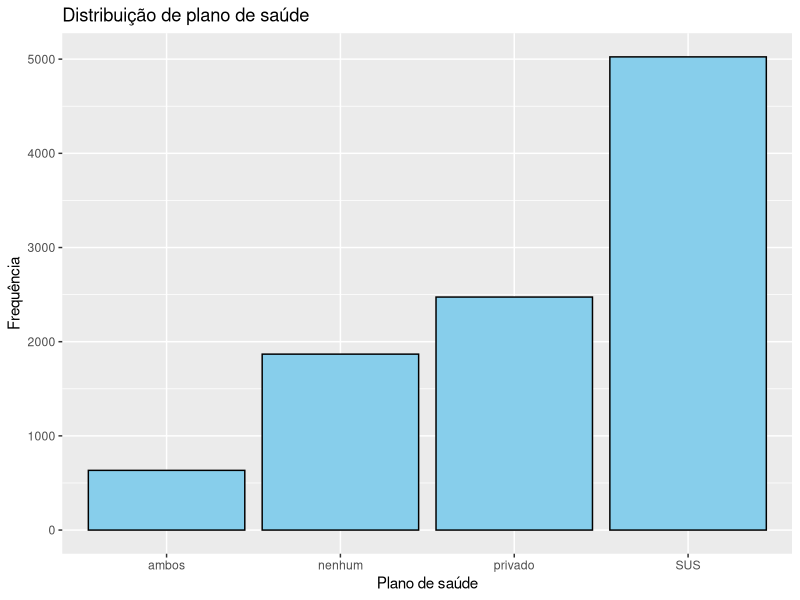
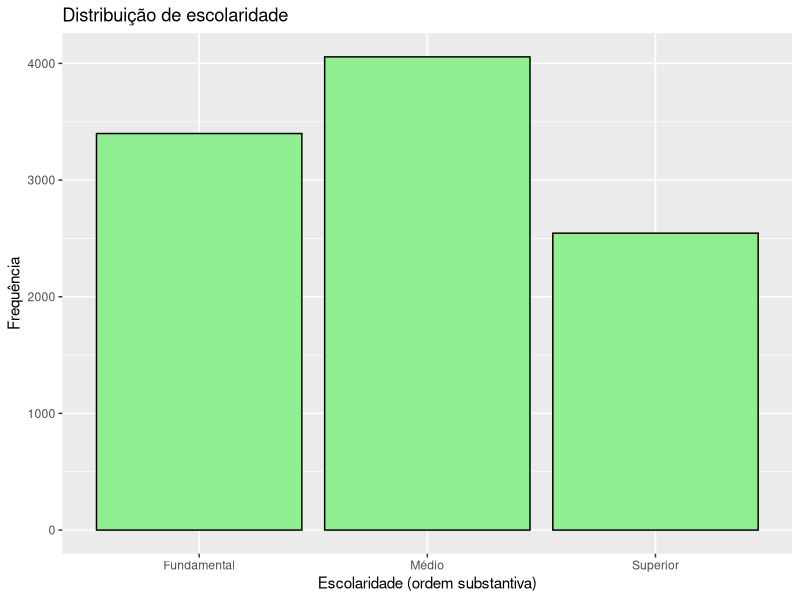
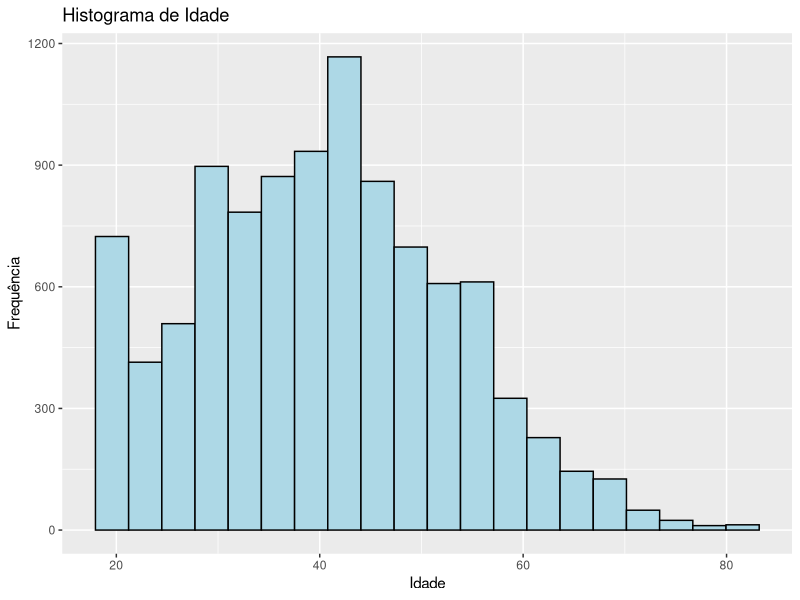
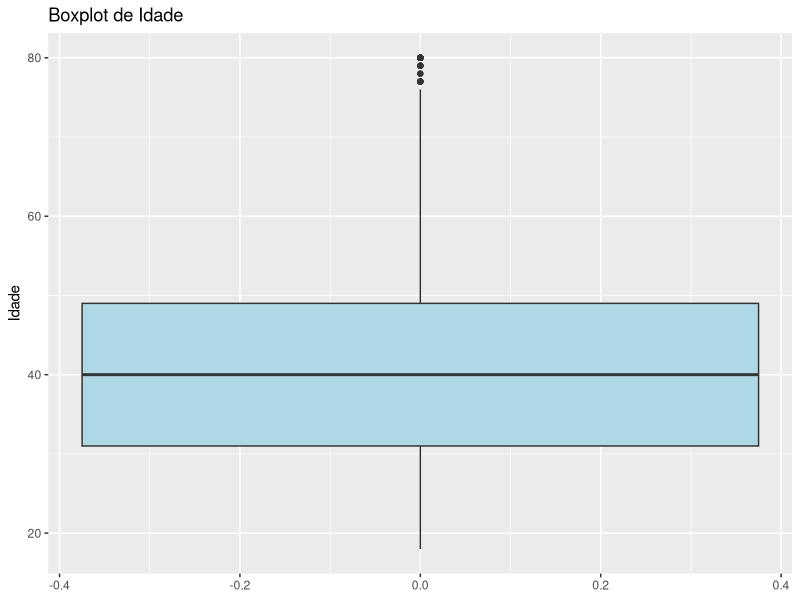
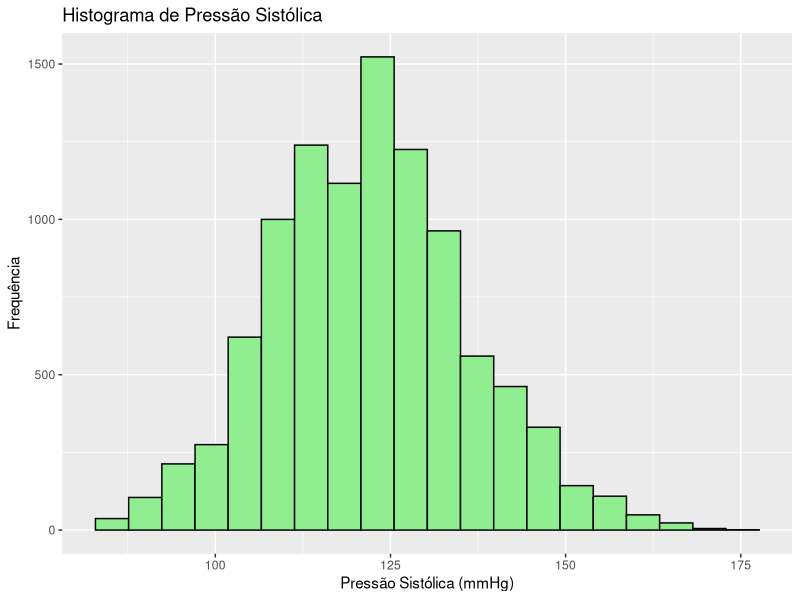
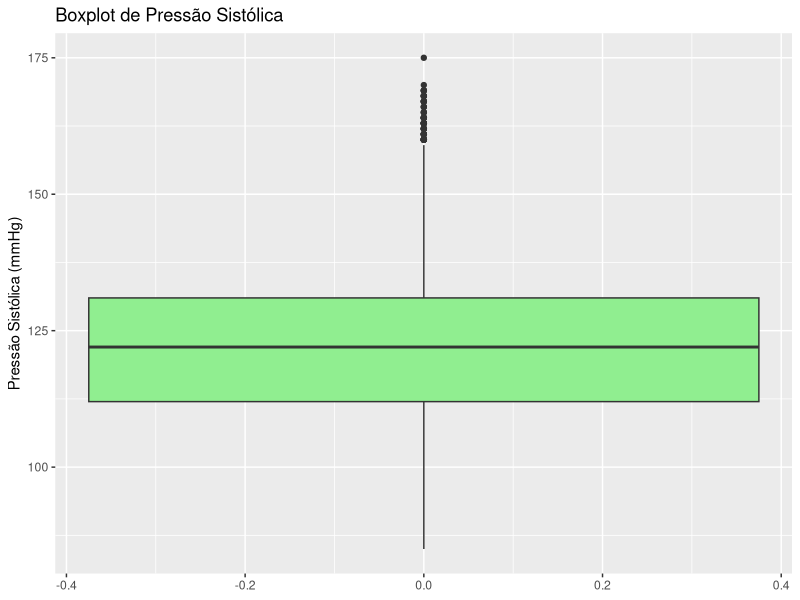
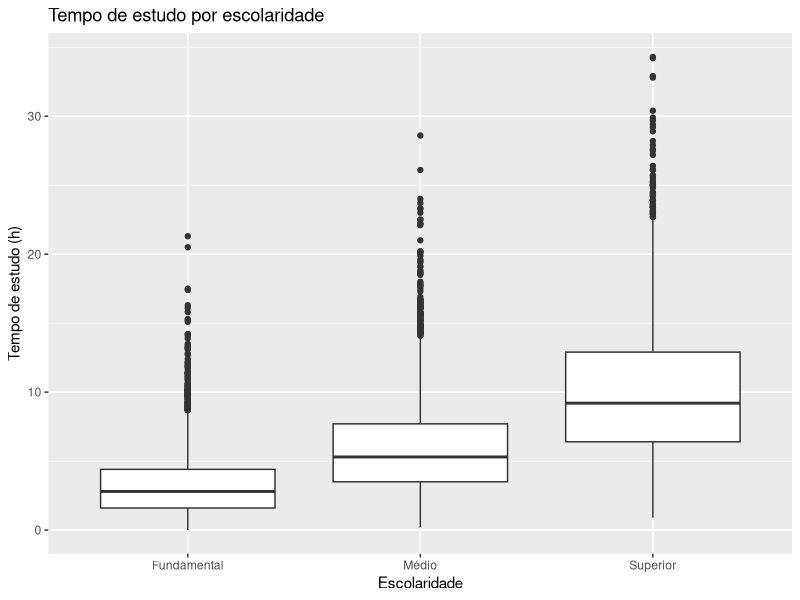
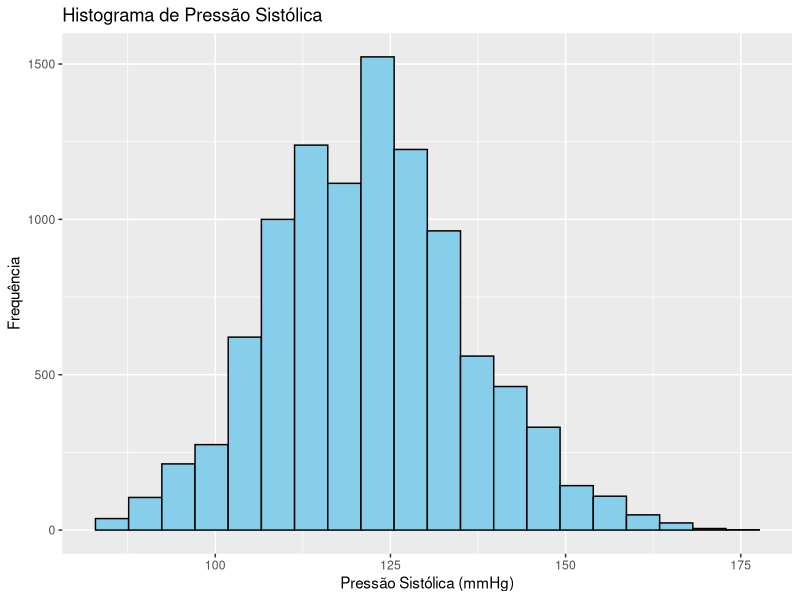

Reproduce these figures in R, in order.
## ---- chunk 1
knitr::opts_chunk$set(echo = TRUE)
## ---- chunk 2
# Instalação (só precisa rodar uma vez)


# Carregamento (sempre que abrir o R)
library(tidyverse)
library(readr)
library(ggplot2)
library(dplyr) # para usar count()

options(scipen = 999) # evita notação científica

# Lê o arquivo educ_saude.csv que está dentro da subpasta "data"
dados <- read_csv("data/educ_saude.csv")

# Estrutura geral: nº de linhas/colunas e tipo de cada variável
glimpse(dados)

# Estatísticas descritivas básicas
summary(dados)

# Número de linhas e colunas
nrow(dados)  # total de linhas (observações)
ncol(dados)  # total de colunas (variáveis)

# Classes das variáveis
str(dados)

# Verificação de valores ausentes (NA)
sum(is.na(dados))       # total de NA na base
colSums(is.na(dados))   # total de NA por coluna
## ---- chunk 3
dados <- dados |>
  mutate(
    sexo         = factor(sexo),                # qualitativa nominal (categorias F/M sem ordem)
    rede_escolar = factor(rede_escolar),        # qualitativa nominal (pública/privada sem hierarquia)
    plano_saude  = factor(plano_saude),         # qualitativa nominal (SUS/privado/ambos/nenhum)
    diagnostico  = factor(diagnostico),         # qualitativa nominal ("sem", "HAS", "DM", "outros")
    escolaridade = factor(escolaridade,
                          levels = c("Fundamental","Médio","Superior"),
                          ordered = TRUE)       # qualitativa ordinal (há hierarquia entre níveis)
  )

# Tabela de classificação teórica
dfl <- data.frame(
  variavel=c("id","sexo","escolaridade","anos_estudo","rede_escolar","municipio","UF",
             "idade","faltas_esc","tempo_estudo_h","pressao_sistolica","diagnostico","plano_saude"),
  tipoteorico=c("nominal","nominal","ordinal","discreta","nominal","nominal","nominal",
                "contínua","discreta","contínua","contínua","nominal","nominal"),
  stringsAsFactors=FALSE
)

dfl

# Conferência da estrutura
str(dados)
glimpse(dados)
## ---- chunk 4
# Frequências absolutas e relativas do plano de saúde
tab_plano <- table(dados$plano_saude)
prop_plano <- prop.table(tab_plano)
cbind(FA = tab_plano, FR = round(100 * prop_plano, 1))
## ---- chunk 5
dados |>
  count(plano_saude) |>
  ggplot(aes(x = plano_saude, y = n)) +
  geom_col(fill = "skyblue", color = "black") +
  labs(x = "Plano de saúde", y = "Frequência",
       title = "Distribuição de plano de saúde")
## ---- chunk 6
dados |>
  count(escolaridade) |>
  ggplot(aes(x = escolaridade, y = n)) +
  geom_col(fill = "lightgreen", color = "black") +
  labs(x = "Escolaridade (ordem substantiva)", y = "Frequência",
       title = "Distribuição de escolaridade")
## ---- chunk 7
# Resumo para idade
sumario_idade <- dados |>
  summarise(
    n = sum(!is.na(idade)),
    media = mean(idade, na.rm = TRUE),
    mediana= median(idade, na.rm = TRUE),
    min = min(idade, na.rm = TRUE),
    max = max(idade, na.rm = TRUE),
    dp  = sd(idade, na.rm = TRUE)
  )
sumario_idade

# Resumo para pressão sistólica
sumario_pressao <- dados |>
  summarise(
    n = sum(!is.na(pressao_sistolica)),
    media = mean(pressao_sistolica, na.rm = TRUE),
    mediana= median(pressao_sistolica, na.rm = TRUE),
    min = min(pressao_sistolica, na.rm = TRUE),
    max = max(pressao_sistolica, na.rm = TRUE),
    dp  = sd(pressao_sistolica, na.rm = TRUE)
  )
sumario_pressao
## ---- chunk 8
# Idade
ggplot(dados, aes(x = idade)) +
  geom_histogram(bins = 20, fill = "lightblue", color = "black") +
  labs(title = "Histograma de Idade", x = "Idade", y = "Frequência")

ggplot(dados, aes(y = idade)) +
  geom_boxplot(fill = "lightblue") +
  labs(title = "Boxplot de Idade", y = "Idade")

# Pressão Sistólica
ggplot(dados, aes(x = pressao_sistolica)) +
  geom_histogram(bins = 20, fill = "lightgreen", color = "black") +
  labs(title = "Histograma de Pressão Sistólica", x = "Pressão Sistólica (mmHg)", y = "Frequência")

ggplot(dados, aes(y = pressao_sistolica)) +
  geom_boxplot(fill = "lightgreen") +
  labs(title = "Boxplot de Pressão Sistólica", y = "Pressão Sistólica (mmHg)")
## ---- chunk 9
# Tabela cruzada diagnóstico × plano de saúde
tab_cross <- table(dados$diagnostico, dados$plano_saude)
tab_cross

# Percentuais por coluna (plano de saúde)
round(100 * prop.table(tab_cross, margin = 2), 1)
## ---- chunk 10
dados |>
  group_by(sexo) |>
  summarise(
    n = n(),
    media_idade = mean(idade, na.rm = TRUE),
    dp_idade = sd(idade, na.rm = TRUE),
    mediana_idade = median(idade, na.rm = TRUE)
  )
## ---- chunk 11
dados |>
  group_by(escolaridade) |>
  summarise(
    n = n(),
    media_idade = mean(idade, na.rm = TRUE),
    dp_idade = sd(idade, na.rm = TRUE),
    mediana_idade = median(idade, na.rm = TRUE)
  )
## ---- chunk 12
# Verificação de valores ausentes
colSums(is.na(dados))

# Exemplo: calcular média de idade com e sem NA
mean(dados$idade)               # dá NA se houver valores ausentes
mean(dados$idade, na.rm = TRUE) # ignora os NAs
## ---- chunk 13
# Identificação de outliers pela regra do IQR
Q <- quantile(dados$tempo_estudo_h, probs = c(.25, .75), na.rm = TRUE)
IQRv <- IQR(dados$tempo_estudo_h, na.rm = TRUE)

lim_inf <- Q[1] - 1.5 * IQRv
lim_sup <- Q[2] + 1.5 * IQRv

subset_out <- dados |>
  filter(tempo_estudo_h < lim_inf | tempo_estudo_h > lim_sup)

nrow(subset_out)   # quantidade de outliers
head(subset_out)   # primeiros casos de outliers
## ---- chunk 14
# Frequência absoluta (FA) e relativa (FR) da rede escolar
tab_rede <- table(dados$rede_escolar)
tab_rede

prop_rede <- prop.table(tab_rede) * 100
round(prop_rede, 1)
## ---- chunk 15
# Boxplots de tempo de estudo por escolaridade
ggplot(dados, aes(x = escolaridade, y = tempo_estudo_h)) +
  geom_boxplot() +
  labs(title = "Tempo de estudo por escolaridade", 
       x = "Escolaridade", 
       y = "Tempo de estudo (h)")
## ---- chunk 16
# Histograma de pressão sistólica
ggplot(dados, aes(x = pressao_sistolica)) +
  geom_histogram(bins = 20, fill = "skyblue", color = "black") +
  labs(title = "Histograma de Pressão Sistólica", 
       x = "Pressão Sistólica (mmHg)", 
       y = "Frequência")

# Estatísticas resumo
mean(dados$pressao_sistolica, na.rm = TRUE)
median(dados$pressao_sistolica, na.rm = TRUE)
sd(dados$pressao_sistolica, na.rm = TRUE)
## ---- chunk 17
# Cruzamento diagnostico × plano_saude (% por coluna)
tab_cross <- table(dados$diagnostico, dados$plano_saude)
round(100 * prop.table(tab_cross, margin = 2), 1)
## ---- chunk 18
# Tabela-síntese por escolaridade
dados %>%
  group_by(escolaridade) %>%
  summarise(
    n = n(),
    media_idade = mean(idade, na.rm = TRUE),
    mediana_idade = median(idade, na.rm = TRUE),
    dp_idade = sd(idade, na.rm = TRUE),
    min_idade = min(idade, na.rm = TRUE),
    max_idade = max(idade, na.rm = TRUE)
  )

# Frequência absoluta e relativa de plano_saude por escolaridade
dados %>%
  group_by(escolaridade, plano_saude) %>%
  summarise(n = n(), .groups = "drop") %>%
  mutate(prop = round(100 * n / sum(n), 1))

## ---- chunk 19
dados %>%
  count(escolaridade, plano_saude) %>%
  group_by(escolaridade) %>%
  mutate(prop = n / sum(n)) %>%
  ggplot(aes(x = escolaridade, y = prop, fill = plano_saude)) +
  geom_col(position = "fill") +
  scale_y_continuous(labels = scales::percent_format()) +
  labs(title = "Distribuição de plano de saúde por escolaridade",
       x = "Escolaridade", y = "Proporção")
## ---- chunk 20
ggplot(dados, aes(x = escolaridade, y = tempo_estudo_h)) +
  geom_boxplot() +
  labs(title = "Tempo de estudo por escolaridade",
       x = "Escolaridade", y = "Tempo de estudo (h)")
